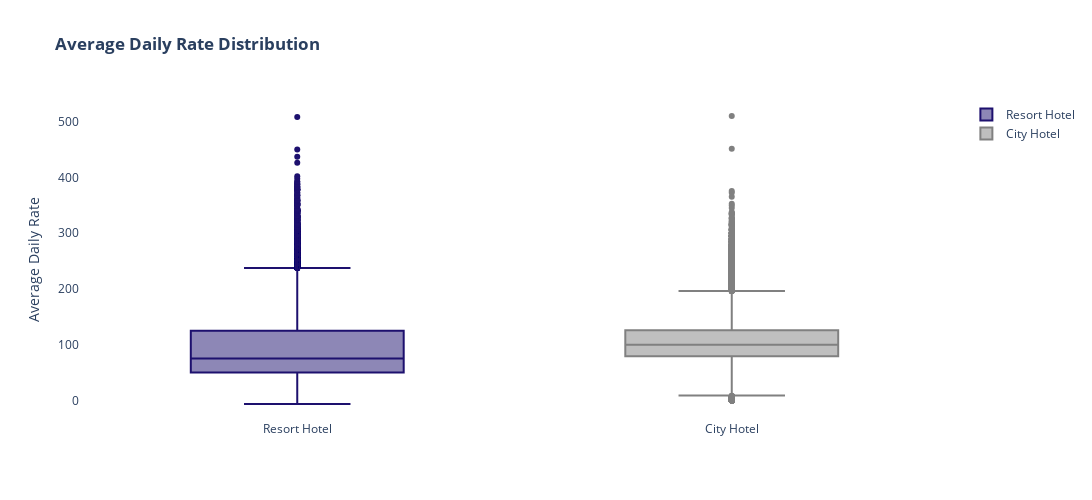

The cell this chart's notebook holds for it:
### Markdown cell above
### Average Daily Rate

### Code cell
import plotly.graph_objects as go

fig = go.Figure()

fig.add_trace(
    go.Box(
        y=df[df["adr"]!=5400][df[df["adr"]!=5400]["hotel"]=="Resort Hotel"]["adr"],
        name="Resort Hotel",
        marker=dict(color="#1D106E")
    )
)
fig.add_trace(
    go.Box(
        y=df[df["adr"]!=5400][df[df["adr"]!=5400]["hotel"]=="City Hotel"]["adr"],
        name="City Hotel",
        marker=dict(color="gray")
    )
)

fig.update_layout(
    title="<b>Average Daily Rate Distribution",
    yaxis_title="Average Daily Rate",
    plot_bgcolor="rgba(0,0,0,0)",
    width=1100,
    height=500
)
fig.show()

### Figure 1 — Plotly figure (JSON) as saved in the notebook; plotly's stock layout.template omitted (floating-point values rounded to 4 significant figures; data arrays with more than 128 entries replaced by an {"elided": "..."} marker saying what was removed)
{"data": [{"marker": {"color": "#1D106E"}, "name": "Resort Hotel", "type": "box", "y": {"elided": "40060 float values"}}, {"marker": {"color": "gray"}, "name": "City Hotel", "type": "box", "y": {"elided": "79329 float values"}}], "layout": {"height": 500, "plot_bgcolor": "rgba(0,0,0,0)", "title": {"text": "<b>Average Daily Rate Distribution"}, "width": 1100, "yaxis": {"title": {"text": "Average Daily Rate"}}}}
